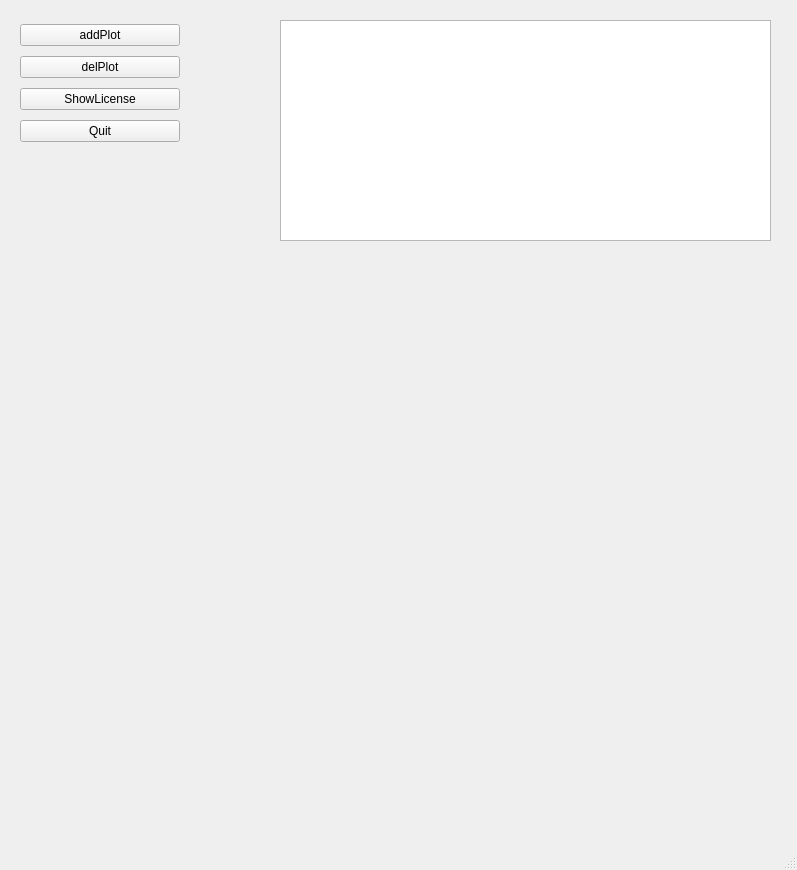
<?xml version="1.0" encoding="UTF-8"?>
<ui version="4.0">
 <class>MainWindow</class>
 <widget class="QMainWindow" name="MainWindow">
  <property name="geometry">
   <rect>
    <x>0</x>
    <y>0</y>
    <width>797</width>
    <height>870</height>
   </rect>
  </property>
  <property name="windowTitle">
   <string>MainWindow</string>
  </property>
  <widget class="QWidget" name="centralwidget">
   <widget class="QTextEdit" name="textEdit">
    <property name="geometry">
     <rect>
      <x>280</x>
      <y>20</y>
      <width>491</width>
      <height>221</height>
     </rect>
    </property>
   </widget>
   <widget class="QWidget" name="gridLayoutWidget">
    <property name="geometry">
     <rect>
      <x>20</x>
      <y>20</y>
      <width>160</width>
      <height>128</height>
     </rect>
    </property>
    <layout class="QGridLayout" name="gridLayout">
     <item row="4" column="0">
      <widget class="QPushButton" name="showLicense">
       <property name="text">
        <string>ShowLicense</string>
       </property>
      </widget>
     </item>
     <item row="5" column="0">
      <widget class="QPushButton" name="quitButton">
       <property name="text">
        <string>Quit</string>
       </property>
      </widget>
     </item>
     <item row="1" column="0">
      <widget class="QPushButton" name="delPlot">
       <property name="text">
        <string>delPlot</string>
       </property>
      </widget>
     </item>
     <item row="0" column="0">
      <widget class="QPushButton" name="addPlot">
       <property name="text">
        <string>addPlot</string>
       </property>
      </widget>
     </item>
    </layout>
   </widget>
   <widget class="QWidget" name="verticalLayoutWidget">
    <property name="geometry">
     <rect>
      <x>80</x>
      <y>360</y>
      <width>671</width>
      <height>441</height>
     </rect>
    </property>
    <layout class="QVBoxLayout" name="vertLay"/>
   </widget>
  </widget>
  <widget class="QMenuBar" name="menubar">
   <property name="geometry">
    <rect>
     <x>0</x>
     <y>0</y>
     <width>797</width>
     <height>25</height>
    </rect>
   </property>
  </widget>
  <widget class="QStatusBar" name="statusbar"/>
 </widget>
 <resources/>
 <connections>
  <connection>
   <sender>quitButton</sender>
   <signal>clicked()</signal>
   <receiver>MainWindow</receiver>
   <slot>close()</slot>
   <hints>
    <hint type="sourcelabel">
     <x>99</x>
     <y>158</y>
    </hint>
    <hint type="destinationlabel">
     <x>398</x>
     <y>434</y>
    </hint>
   </hints>
  </connection>
 </connections>
</ui>
